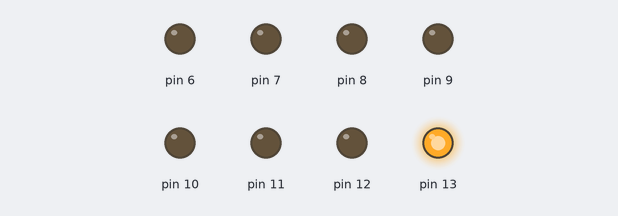
This sketch was run on a simulated Arduino Uno, built with avr-gcc and run on an emulated ATmega328P. Shown: output pins drawn as LEDs (lit = HIGH).

Above: at 0.05 s.
At 0.35 s:
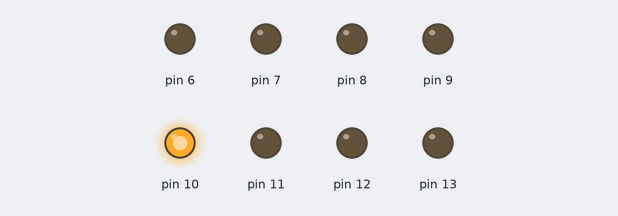
At 0.75 s:
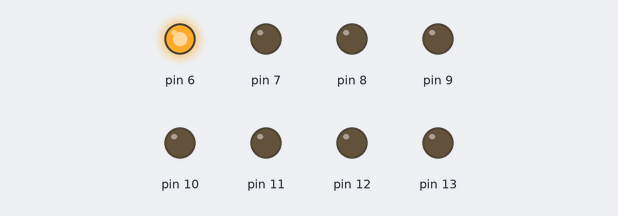
At 1.45 s:
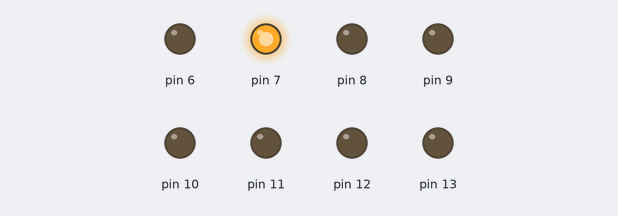
At 2.15 s:
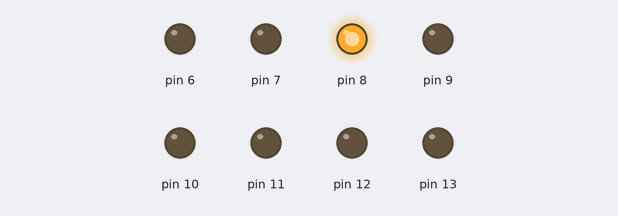
At 2.85 s:
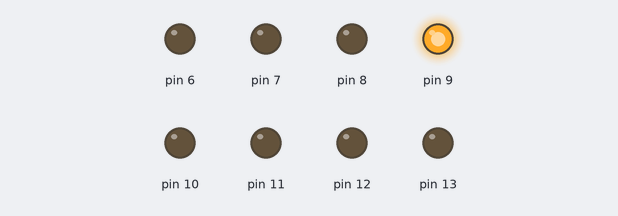
Timing chart, 0 to 3.1 s (numbered marks = the images above):
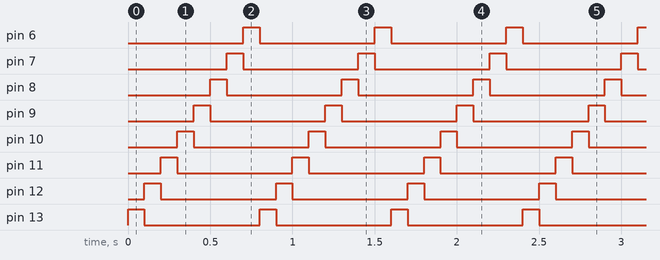

The sketch:

sketch_may24a.ino
```cpp
void setup()
{
  pinMode(2,INPUT);
  pinMode(3,INPUT);
  pinMode(4,INPUT);
  pinMode(5,INPUT);
  pinMode(6,OUTPUT);
  pinMode(7,OUTPUT);
  pinMode(8,OUTPUT);
  pinMode(9,OUTPUT);
  pinMode(10,OUTPUT);
  pinMode(11,OUTPUT);
  pinMode(12,OUTPUT);
  pinMode(13,OUTPUT);
}

void loop()
{
  digitalWrite(13, HIGH);
  delay(100);
  digitalWrite(13, LOW);
  digitalWrite(12, HIGH);
  delay(100);
  digitalWrite(12, LOW);
  digitalWrite(11, HIGH);
  delay(100);
  digitalWrite(11, LOW);
  digitalWrite(10, HIGH);
  delay(100);
  digitalWrite(10, LOW);
  digitalWrite(9, HIGH);
  delay(100);
  digitalWrite(9, LOW);
  digitalWrite(8, HIGH);
  delay(100);
  digitalWrite(8, LOW);
  digitalWrite(7, HIGH);
  delay(100);
  digitalWrite(7, LOW);
  digitalWrite(6, HIGH);
  delay(100);
  digitalWrite(6, LOW);

}
```

Measured:
- by itself, pin 6–13: alternates HIGH for 0.10 s and LOW for 0.70 s
- by itself, everything shown: repeats every 0.80 s, in 8 steps
